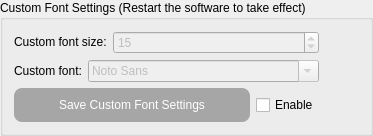
              <widget class="QGroupBox" name="groupBox_3">
               <property name="maximumSize">
                <size>
                 <width>16777215</width>
                 <height>16777215</height>
                </size>
               </property>
               <property name="title">
                <string>Custom Font Settings (Restart the software to take effect)</string>
               </property>
               <layout class="QGridLayout" name="gridLayout_17">
                <item row="1" column="0">
                 <layout class="QHBoxLayout" name="horizontalLayout_37">
                  <item>
                   <widget class="QLabel" name="label_24">
                    <property name="sizePolicy">
                     <sizepolicy hsizetype="Fixed" vsizetype="Fixed">
                      <horstretch>0</horstretch>
                      <verstretch>0</verstretch>
                     </sizepolicy>
                    </property>
                    <property name="text">
                     <string>Custom font:</string>
                    </property>
                    <property name="alignment">
                     <set>Qt::AlignLeading|Qt::AlignLeft|Qt::AlignVCenter</set>
                    </property>
                   </widget>
                  </item>
                  <item>
                   <widget class="QFontComboBox" name="fontComboBox_CustFont">
                    <property name="enabled">
                     <bool>false</bool>
                    </property>
                    <property name="currentText">
                     <string notr="true">宋体</string>
                    </property>
                    <property name="currentFont">
                     <font>
                      <family>宋体</family>
                     </font>
                    </property>
                   </widget>
                  </item>
                 </layout>
                </item>
                <item row="2" column="0">
                 <layout class="QHBoxLayout" name="horizontalLayout_38">
                  <item>
                   <widget class="QPushButton" name="pushButton_Save_GlobalFontSize">
                    <property name="enabled">
                     <bool>false</bool>
                    </property>
                    <property name="sizePolicy">
                     <sizepolicy hsizetype="Preferred" vsizetype="Fixed">
                      <horstretch>0</horstretch>
                      <verstretch>0</verstretch>
                     </sizepolicy>
                    </property>
                    <property name="maximumSize">
                     <size>
                      <width>16777215</width>
                      <height>16777215</height>
                     </size>
                    </property>
                    <property name="styleSheet">
                     <string notr="true">QPushButton{
background-color: rgb(26, 188, 156);
color: rgb(255, 255, 255);
border-style:outset;
border-radius:8px;
padding:10px;
}
QPushButton:hover{
background-color: rgb(29, 214, 177);
color: rgb(255, 255, 255);
border-style:outset;
border-radius:8px;
padding:10px;
}
QPushButton:pressed{
background-color: rgb(23, 173, 143);
color: rgb(255, 255, 255);
border-style:outset;
border-radius:8px;
padding:10px;
}
QPushButton:disabled{
background-color: rgb(166, 166, 166);
color: rgb(255, 255, 255);
border-style:outset;
border-radius:8px;
padding:10px;
}</string>
                    </property>
                    <property name="text">
                     <string>Save Custom Font Settings</string>
                    </property>
                   </widget>
                  </item>
                  <item>
                   <widget class="QCheckBox" name="checkBox_isCustFontEnable">
                    <property name="sizePolicy">
                     <sizepolicy hsizetype="Fixed" vsizetype="Fixed">
                      <horstretch>0</horstretch>
                      <verstretch>0</verstretch>
                     </sizepolicy>
                    </property>
                    <property name="toolTip">
                     <string>Enable Custom Font Settings.</string>
                    </property>
                    <property name="text">
                     <string>Enable</string>
                    </property>
                   </widget>
                  </item>
                 </layout>
                </item>
                <item row="0" column="0">
                 <layout class="QHBoxLayout" name="horizontalLayout_36">
                  <item>
                   <widget class="QLabel" name="label_22">
                    <property name="sizePolicy">
                     <sizepolicy hsizetype="Fixed" vsizetype="Fixed">
                      <horstretch>0</horstretch>
                      <verstretch>0</verstretch>
                     </sizepolicy>
                    </property>
                    <property name="text">
                     <string>Custom font size:</string>
                    </property>
                    <property name="alignment">
                     <set>Qt::AlignLeading|Qt::AlignLeft|Qt::AlignVCenter</set>
                    </property>
                   </widget>
                  </item>
                  <item>
                   <widget class="QSpinBox" name="spinBox_GlobalFontSize">
                    <property name="enabled">
                     <bool>false</bool>
                    </property>
                    <property name="sizePolicy">
                     <sizepolicy hsizetype="Preferred" vsizetype="Fixed">
                      <horstretch>0</horstretch>
                      <verstretch>0</verstretch>
                     </sizepolicy>
                    </property>
                    <property name="minimumSize">
                     <size>
                      <width>80</width>
                      <height>0</height>
                     </size>
                    </property>
                    <property name="maximumSize">
                     <size>
                      <width>16777215</width>
                      <height>16777215</height>
                     </size>
                    </property>
                    <property name="minimum">
                     <number>1</number>
                    </property>
                    <property name="maximum">
                     <number>999</number>
                    </property>
                    <property name="value">
                     <number>15</number>
                    </property>
                   </widget>
                  </item>
                 </layout>
                </item>
                <item row="0" column="1" rowspan="3">
                 <spacer name="horizontalSpacer_2">
                  <property name="orientation">
                   <enum>Qt::Horizontal</enum>
                  </property>
                  <property name="sizeHint" stdset="0">
                   <size>
                    <width>40</width>
                    <height>20</height>
                   </size>
                  </property>
                 </spacer>
                </item>
               </layout>
              </widget>
